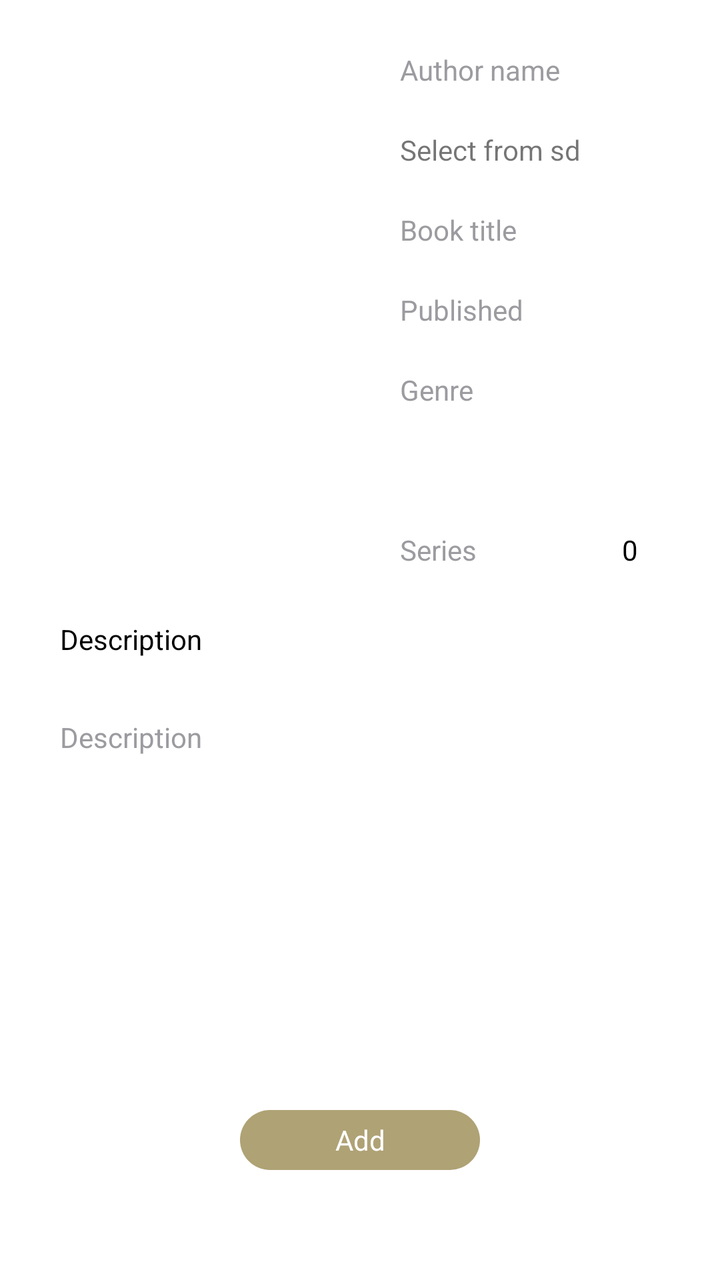
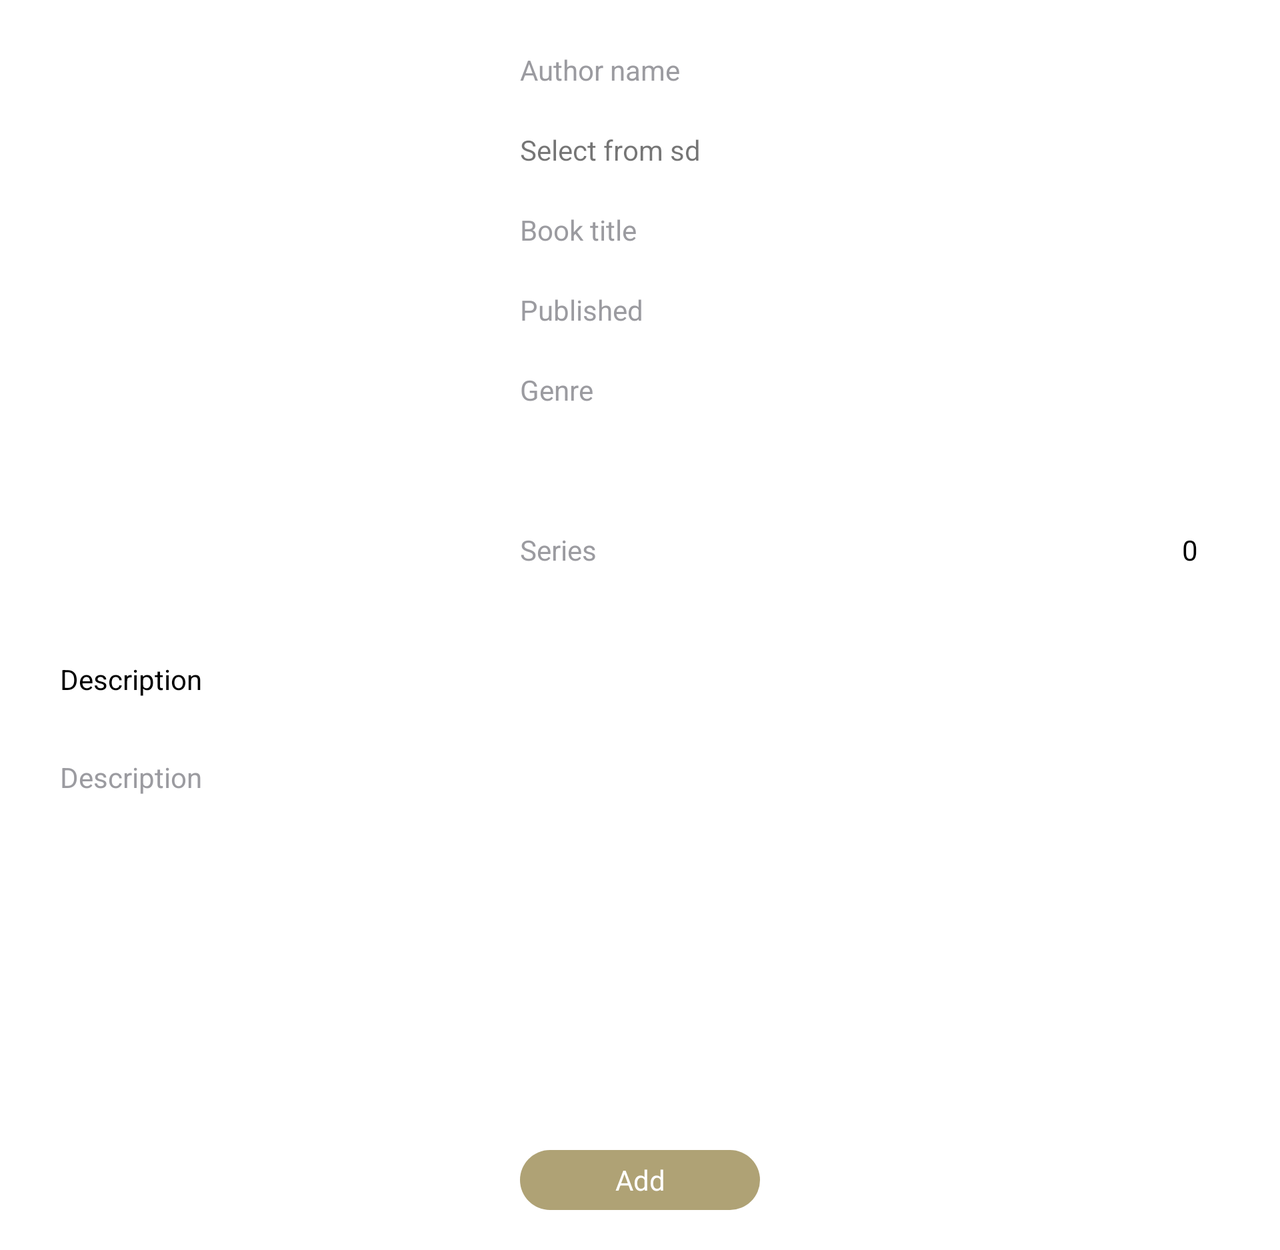

One screen, two layout resources from the same app: the default and the repository's alternative for another configuration. Each is rendered where Android would select it; the XML of both is given below.
<!-- AndroidManifest.xml: application theme AppTheme -->
<!-- res/layout/fragment_add_book.xml -->
<?xml version="1.0" encoding="utf-8"?>
<ScrollView xmlns:android="http://schemas.android.com/apk/res/android"
            xmlns:app="http://schemas.android.com/apk/res-auto"
            xmlns:tools="http://schemas.android.com/tools"
            android:layout_width="match_parent"
            android:layout_height="match_parent"
            android:fillViewport="true"
            android:orientation="vertical"
            android:scrollbars="vertical">

    <RelativeLayout
        android:layout_width="match_parent"
        android:layout_height="match_parent"
        android:orientation="vertical"
        android:padding="@dimen/x_dimen">

        <ImageView
            android:id="@+id/book_cover"
            android:layout_width="@dimen/xxb_size"
            android:layout_height="@dimen/xxxxb_size"
            android:paddingLeft="@dimen/x_dimen"
            android:paddingRight="@dimen/x_dimen"
            android:src="@drawable/default_book_image"/>

        <LinearLayout
            android:id="@+id/inf_ll"
            android:layout_width="match_parent"
            android:layout_height="wrap_content"
            android:layout_toRightOf="@+id/book_cover"
            android:orientation="vertical"
            android:paddingBottom="@dimen/m_dimen"
            android:paddingLeft="@dimen/m_dimen"
            android:paddingRight="@dimen/m_dimen">

            <LinearLayout
                android:layout_width="match_parent"
                android:layout_height="wrap_content"
                android:gravity="center"
                android:orientation="horizontal">

                <EditText
                    android:id="@+id/author_name"
                    android:layout_width="0dp"
                    android:layout_height="@dimen/xxh_size"
                    android:layout_weight="1"
                    android:background="@drawable/background_edit"
                    android:hint="@string/hint_author_name"
                    android:inputType="text"
                    android:maxLines="1"
                    android:paddingLeft="@dimen/m_dimen"
                    android:paddingRight="@dimen/m_dimen"
                    android:textColor="@android:color/black"
                    android:textColorHint="@color/search_hint_color"
                    android:textSize="@dimen/text_size_xsmall"
                    android:theme="@style/Theme.App.Search"/>

                <ImageView
                    android:id="@+id/select_author"
                    android:layout_width="@dimen/x_size"
                    android:layout_height="@dimen/x_size"
                    android:layout_marginLeft="@dimen/l_dimen"
                    android:src="@drawable/ic_add_data"/>

            </LinearLayout>

            <TextView
                android:id="@+id/book_res_path"
                android:layout_width="match_parent"
                android:layout_height="wrap_content"
                android:layout_marginTop="@dimen/m_dimen"
                android:background="@drawable/background_edit"
                android:gravity="center_vertical"
                android:minHeight="@dimen/xxh_size"
                android:paddingLeft="@dimen/m_dimen"
                android:paddingRight="@dimen/m_dimen"
                android:text="@string/select_from_sd"
                android:textColorHint="@color/search_hint_color"
                android:textSize="@dimen/text_size_xsmall"/>

            <EditText
                android:id="@+id/book_title"
                android:layout_width="match_parent"
                android:layout_height="@dimen/xxh_size"
                android:layout_marginTop="@dimen/m_dimen"
                android:background="@drawable/background_edit"
                android:hint="@string/hint_book_title"
                android:inputType="text"
                android:maxLines="1"
                android:paddingLeft="@dimen/m_dimen"
                android:paddingRight="@dimen/m_dimen"
                android:textColor="@android:color/black"
                android:textColorHint="@color/search_hint_color"
                android:textSize="@dimen/text_size_xsmall"
                android:theme="@style/Theme.App.Search"/>

            <EditText
                android:id="@+id/book_date"
                android:layout_width="match_parent"
                android:layout_height="@dimen/xxh_size"
                android:layout_marginTop="@dimen/m_dimen"
                android:background="@drawable/background_edit"
                android:hint="@string/hint_book_published"
                android:inputType="number"
                android:maxLines="1"
                android:paddingLeft="@dimen/m_dimen"
                android:paddingRight="@dimen/m_dimen"
                android:textColor="@android:color/black"
                android:textColorHint="@color/search_hint_color"
                android:textSize="@dimen/text_size_xsmall"
                android:theme="@style/Theme.App.Search"/>

            <TextView
                android:id="@+id/book_genre"
                android:layout_width="match_parent"
                android:layout_height="@dimen/xxh_size"
                android:layout_marginTop="@dimen/m_dimen"
                android:background="@drawable/background_edit"
                android:gravity="center_vertical"
                android:hint="@string/hint_book_genre"
                android:inputType="text"
                android:maxLines="1"
                android:paddingLeft="@dimen/m_dimen"
                android:paddingRight="@dimen/m_dimen"
                android:textColor="@android:color/black"
                android:textColorHint="@color/search_hint_color"
                android:textSize="@dimen/text_size_xsmall"
                android:theme="@style/Theme.App.Search"/>

            <EditText
                android:id="@+id/book_genre_edit"
                android:layout_width="match_parent"
                android:layout_height="@dimen/xxh_size"
                android:layout_marginTop="@dimen/m_dimen"
                android:background="@drawable/background_edit"
                android:inputType="text"
                android:maxLines="1"
                android:paddingLeft="@dimen/m_dimen"
                android:paddingRight="@dimen/m_dimen"
                android:textColor="@android:color/black"
                android:textColorHint="@color/search_hint_color"
                android:textSize="@dimen/text_size_xsmall"
                android:theme="@style/Theme.App.Search"
                android:visibility="gone"
                tools:visibility="visible"/>

            <LinearLayout
                android:layout_width="match_parent"
                android:layout_height="wrap_content"
                android:layout_marginTop="@dimen/m_dimen"
                android:gravity="center"
                android:orientation="horizontal">

                <EditText
                    android:id="@+id/book_series"
                    android:layout_width="0dp"
                    android:layout_height="@dimen/xxh_size"
                    android:layout_weight="1"
                    android:background="@drawable/background_edit"
                    android:hint="@string/hint_book_series"
                    android:inputType="text"
                    android:maxLines="1"
                    android:paddingLeft="@dimen/m_dimen"
                    android:paddingRight="@dimen/m_dimen"
                    android:textColor="@android:color/black"
                    android:textColorHint="@color/search_hint_color"
                    android:textSize="@dimen/text_size_xsmall"
                    android:theme="@style/Theme.App.Search"/>

                <TextView
                    android:id="@+id/book_series_numb"
                    android:layout_width="@dimen/xxh_size"
                    android:layout_height="match_parent"
                    android:gravity="center"
                    android:text="@string/zero"
                    android:textColor="@android:color/black"
                    android:textSize="@dimen/text_size_xsmall"></TextView>

            </LinearLayout>
        </LinearLayout>

        <TextView
            android:id="@+id/description"
            android:layout_width="match_parent"
            android:layout_height="wrap_content"
            android:layout_below="@+id/inf_ll"
            android:layout_marginTop="@dimen/m_dimen"
            android:paddingLeft="@dimen/m_dimen"
            android:text="@string/description"
            android:textColor="@android:color/black"
            android:textSize="@dimen/text_size_xsmall"/>

        <EditText
            android:id="@+id/book_description"
            android:layout_width="match_parent"
            android:layout_height="wrap_content"
            android:layout_below="@+id/description"
            android:layout_marginTop="@dimen/m_dimen"
            android:background="@drawable/background_edit"
            android:gravity="top"
            android:hint="@string/description"
            android:inputType="textMultiLine"
            android:lines="10"
            android:paddingBottom="@dimen/x_dimen"
            android:paddingLeft="@dimen/m_dimen"
            android:paddingRight="@dimen/m_dimen"
            android:paddingTop="@dimen/x_dimen"
            android:textColor="@android:color/black"
            android:textColorHint="@color/search_hint_color"
            android:textSize="@dimen/text_size_xsmall"
            android:theme="@style/Theme.App.Search"/>

        <TextView
            android:id="@+id/add_book"
            android:layout_width="@dimen/b_size"
            android:layout_height="@dimen/xxh_size"
            android:layout_below="@+id/book_description"
            android:layout_centerHorizontal="true"
            android:layout_marginTop="@dimen/m_dimen"
            android:background="@drawable/add_btn_background"
            android:gravity="center"
            android:text="@string/add"
            android:textColor="@android:color/white"
            android:textSize="@dimen/text_size_xsmall"/>


    </RelativeLayout>
</ScrollView>
<!-- resources referenced by this layout -->
<resources>
  <color name="search_hint_color">#9b9ba0</color>
  <dimen name="b_size">120dp</dimen>
  <dimen name="l_dimen">5dp</dimen>
  <dimen name="m_dimen">10dp</dimen>
  <dimen name="text_size_xsmall">14sp</dimen>
  <dimen name="x_dimen">20dp</dimen>
  <dimen name="x_size">20dp</dimen>
  <dimen name="xxb_size">160dp</dimen>
  <dimen name="xxh_size">30dp</dimen>
  <dimen name="xxxxb_size">200dp</dimen>
  <!-- drawable add_btn_background (drawable) -->
  <?xml version="1.0" encoding="utf-8"?>
  <selector xmlns:android="http://schemas.android.com/apk/res/android">
      <item android:state_pressed="false">
          <shape android:shape="rectangle">
              <corners android:radius="1000dp"/>
              <solid android:color="@color/background_color"/>
          </shape>
  
      </item>
      <item android:state_pressed="true">
          <shape android:shape="rectangle">
              <corners android:radius="1000dp"/>
              <solid android:color="@color/background_color_pressed"/>
          </shape>
      </item>
  </selector>
  <!-- drawable background_edit (drawable) -->
  <?xml version="1.0" encoding="utf-8"?>
  <selector
      xmlns:android="http://schemas.android.com/apk/res/android">
      <item>
          <shape android:shape="rectangle">
              <corners android:radius="3dp"/>
              <solid android:color="@android:color/white" />
          </shape>
      </item>
  </selector>
  <string name="add">Add</string>
  <string name="description">Description</string>
  <string name="hint_author_name">Author name</string>
  <string name="hint_book_genre">Genre</string>
  <string name="hint_book_published">Published</string>
  <string name="hint_book_series">Series</string>
  <string name="hint_book_title">Book title</string>
  <string name="select_from_sd">Select from sd</string>
  <string name="zero">0</string>
  <style name="Theme.App.Search" parent="Theme.AppCompat.Light.DarkActionBar">
          <item name="colorControlNormal">@android:color/transparent</item>
          <item name="colorControlActivated">@android:color/black</item>
          <item name="colorControlHighlight">@color/edit_color</item>
      </style>
  <color name="background_color">#afa275</color>
  <color name="background_color_pressed">#c5ba92</color>
  <color name="edit_color">#bebebe</color>
  <color name="colorAccent">#FF4081</color>
  <color name="colorPrimary">#3F51B5</color>
  <color name="colorPrimaryDark">#303F9F</color>
  <style name="myCustomMenuTextApearance" parent="@android:style/TextAppearance.Widget.IconMenu.Item">
          <item name="android:textColor">?attr/colorAccent</item>
      </style>
  <style name="MyApp.PopupMenu" parent="android:Widget.Holo.Light.ListPopupWindow">
          
      </style>
  <style name="AppTheme.ActionBarTheme" parent="@style/ThemeOverlay.AppCompat.ActionBar">
          
          <item name="android:textColorPrimary">?attr/colorAccent</item>
          <item name="android:textColor">?attr/colorAccent</item>
      </style>
  <style name="MyMenuTextAppearance" parent="android:TextAppearance.Holo.Widget.ActionBar.Menu">
          <item name="android:textAllCaps">false</item>
          <item name="android:textSize">@dimen/text_size_small</item>
      </style>
  <dimen name="text_size_small">16sp</dimen>
</resources>
<!-- res/layout-w600dp-land/fragment_add_book.xml (the repository's variant of the layout above) -->
<!-- drawn on the phone turned sideways -->
<?xml version="1.0" encoding="utf-8"?>
<ScrollView xmlns:android="http://schemas.android.com/apk/res/android"
            xmlns:app="http://schemas.android.com/apk/res-auto"
            xmlns:tools="http://schemas.android.com/tools"
            android:layout_width="match_parent"
            android:layout_height="match_parent"
            android:fillViewport="true"
            android:orientation="vertical"
            android:scrollbars="vertical">

    <LinearLayout
        android:layout_width="match_parent"
        android:layout_height="match_parent"
        android:gravity="center_horizontal"
        android:orientation="vertical"
        android:padding="@dimen/x_dimen">

        <LinearLayout
            android:layout_width="match_parent"
            android:layout_height="wrap_content"
            android:orientation="horizontal">

            <ImageView
                android:id="@+id/book_cover"
                android:layout_width="@dimen/xxxxb_size"
                android:layout_height="@dimen/xxxxxxb_size"
                android:layout_marginBottom="@dimen/x_dimen"
                android:layout_marginRight="@dimen/x_dimen"
                android:scaleType="centerCrop"
                android:src="@drawable/default_book_image"/>

            <LinearLayout
                android:id="@+id/inf_ll"
                android:layout_width="match_parent"
                android:layout_height="wrap_content"
                android:layout_toRightOf="@+id/book_cover"
                android:orientation="vertical"
                android:paddingBottom="@dimen/m_dimen"
                android:paddingLeft="@dimen/m_dimen"
                android:paddingRight="@dimen/m_dimen">

                <LinearLayout
                    android:layout_width="match_parent"
                    android:layout_height="wrap_content"
                    android:gravity="center"
                    android:orientation="horizontal">

                    <EditText
                        android:id="@+id/author_name"
                        android:layout_width="0dp"
                        android:layout_height="@dimen/xxh_size"
                        android:layout_weight="1"
                        android:background="@drawable/background_edit"
                        android:hint="@string/hint_author_name"
                        android:inputType="text"
                        android:maxLines="1"
                        android:paddingLeft="@dimen/m_dimen"
                        android:paddingRight="@dimen/m_dimen"
                        android:textColor="@android:color/black"
                        android:textColorHint="@color/search_hint_color"
                        android:textSize="@dimen/text_size_xsmall"
                        android:theme="@style/Theme.App.Search"/>

                    <ImageView
                        android:id="@+id/select_author"
                        android:layout_width="@dimen/xxh_size"
                        android:layout_height="@dimen/xxh_size"
                        android:layout_marginLeft="@dimen/l_dimen"
                        android:src="@drawable/ic_add_data"/>

                </LinearLayout>

                <TextView
                    android:id="@+id/book_res_path"
                    android:layout_width="match_parent"
                    android:layout_height="wrap_content"
                    android:layout_marginTop="@dimen/m_dimen"
                    android:background="@drawable/background_edit"
                    android:gravity="center_vertical"
                    android:minHeight="@dimen/xxh_size"
                    android:paddingLeft="@dimen/m_dimen"
                    android:paddingRight="@dimen/m_dimen"
                    android:text="@string/select_from_sd"
                    android:textColorHint="@color/search_hint_color"
                    android:textSize="@dimen/text_size_xsmall"/>

                <EditText
                    android:id="@+id/book_title"
                    android:layout_width="match_parent"
                    android:layout_height="@dimen/xxh_size"
                    android:layout_marginTop="@dimen/m_dimen"
                    android:background="@drawable/background_edit"
                    android:hint="@string/hint_book_title"
                    android:inputType="text"
                    android:maxLines="1"
                    android:paddingLeft="@dimen/m_dimen"
                    android:paddingRight="@dimen/m_dimen"
                    android:textColor="@android:color/black"
                    android:textColorHint="@color/search_hint_color"
                    android:textSize="@dimen/text_size_xsmall"
                    android:theme="@style/Theme.App.Search"/>

                <EditText
                    android:id="@+id/book_date"
                    android:layout_width="match_parent"
                    android:layout_height="@dimen/xxh_size"
                    android:layout_marginTop="@dimen/m_dimen"
                    android:background="@drawable/background_edit"
                    android:hint="@string/hint_book_published"
                    android:inputType="number"
                    android:maxLines="1"
                    android:paddingLeft="@dimen/m_dimen"
                    android:paddingRight="@dimen/m_dimen"
                    android:textColor="@android:color/black"
                    android:textColorHint="@color/search_hint_color"
                    android:textSize="@dimen/text_size_xsmall"
                    android:theme="@style/Theme.App.Search"/>

                <TextView
                    android:id="@+id/book_genre"
                    android:layout_width="match_parent"
                    android:layout_height="@dimen/xxh_size"
                    android:layout_marginTop="@dimen/m_dimen"
                    android:background="@drawable/background_edit"
                    android:gravity="center_vertical"
                    android:hint="@string/hint_book_genre"
                    android:inputType="text"
                    android:maxLines="1"
                    android:paddingLeft="@dimen/m_dimen"
                    android:paddingRight="@dimen/m_dimen"
                    android:textColor="@android:color/black"
                    android:textColorHint="@color/search_hint_color"
                    android:textSize="@dimen/text_size_xsmall"
                    android:theme="@style/Theme.App.Search"/>

                <EditText
                    android:id="@+id/book_genre_edit"
                    android:layout_width="match_parent"
                    android:layout_height="@dimen/xxh_size"
                    android:layout_marginTop="@dimen/m_dimen"
                    android:background="@drawable/background_edit"
                    android:inputType="text"
                    android:maxLines="1"
                    android:paddingLeft="@dimen/m_dimen"
                    android:paddingRight="@dimen/m_dimen"
                    android:textColor="@android:color/black"
                    android:textColorHint="@color/search_hint_color"
                    android:textSize="@dimen/text_size_xsmall"
                    android:theme="@style/Theme.App.Search"
                    android:visibility="gone"
                    tools:visibility="visible"/>

                <LinearLayout
                    android:layout_width="match_parent"
                    android:layout_height="wrap_content"
                    android:layout_marginTop="@dimen/m_dimen"
                    android:gravity="center"
                    android:orientation="horizontal">

                    <EditText
                        android:id="@+id/book_series"
                        android:layout_width="0dp"
                        android:layout_height="@dimen/xxh_size"
                        android:layout_weight="1"
                        android:background="@drawable/background_edit"
                        android:hint="@string/hint_book_series"
                        android:inputType="text"
                        android:maxLines="1"
                        android:paddingLeft="@dimen/m_dimen"
                        android:paddingRight="@dimen/m_dimen"
                        android:textColor="@android:color/black"
                        android:textColorHint="@color/search_hint_color"
                        android:textSize="@dimen/text_size_xsmall"
                        android:theme="@style/Theme.App.Search"/>

                    <TextView
                        android:id="@+id/book_series_numb"
                        android:layout_width="@dimen/xxh_size"
                        android:layout_height="match_parent"
                        android:gravity="center"
                        android:text="@string/zero"
                        android:textColor="@android:color/black"
                        android:textSize="@dimen/text_size_xsmall"></TextView>

                </LinearLayout>

            </LinearLayout>
        </LinearLayout>

        <TextView
            android:id="@+id/description"
            android:layout_width="match_parent"
            android:layout_height="wrap_content"
            android:layout_marginTop="@dimen/m_dimen"
            android:paddingLeft="@dimen/m_dimen"
            android:text="@string/description"
            android:textColor="@android:color/black"
            android:textSize="@dimen/text_size_xsmall"/>

        <EditText
            android:id="@+id/book_description"
            android:layout_width="match_parent"
            android:layout_height="wrap_content"
            android:layout_below="@+id/description"
            android:layout_marginTop="@dimen/m_dimen"
            android:background="@drawable/background_edit"
            android:gravity="top"
            android:hint="@string/description"
            android:inputType="textMultiLine"
            android:lines="10"
            android:paddingBottom="@dimen/x_dimen"
            android:paddingLeft="@dimen/m_dimen"
            android:paddingRight="@dimen/m_dimen"
            android:paddingTop="@dimen/x_dimen"
            android:textColor="@android:color/black"
            android:textColorHint="@color/search_hint_color"
            android:textSize="@dimen/text_size_xsmall"
            android:theme="@style/Theme.App.Search"/>

        <TextView
            android:id="@+id/add_book"
            android:layout_width="@dimen/b_size"
            android:layout_height="@dimen/xxh_size"
            android:layout_below="@+id/book_description"
            android:layout_centerHorizontal="true"
            android:layout_marginTop="@dimen/m_dimen"
            android:background="@drawable/add_btn_background"
            android:gravity="center"
            android:text="@string/add"
            android:textColor="@android:color/white"
            android:textSize="@dimen/text_size_xsmall"/>


    </LinearLayout>
</ScrollView>
<!-- resources referenced by the variant -->
<!-- as the phone turned sideways resolves them -->
<resources>
  <color name="search_hint_color">#9b9ba0</color>
  <dimen name="b_size">120dp</dimen>
  <dimen name="l_dimen">5dp</dimen>
  <dimen name="m_dimen">10dp</dimen>
  <dimen name="text_size_xsmall">14sp</dimen>
  <dimen name="x_dimen">20dp</dimen>
  <dimen name="xxh_size">30dp</dimen>
  <dimen name="xxxxb_size">200dp</dimen>
  <dimen name="xxxxxxb_size">280dp</dimen>
  <!-- drawable add_btn_background (drawable) -->
  <?xml version="1.0" encoding="utf-8"?>
  <selector xmlns:android="http://schemas.android.com/apk/res/android">
      <item android:state_pressed="false">
          <shape android:shape="rectangle">
              <corners android:radius="1000dp"/>
              <solid android:color="@color/background_color"/>
          </shape>
  
      </item>
      <item android:state_pressed="true">
          <shape android:shape="rectangle">
              <corners android:radius="1000dp"/>
              <solid android:color="@color/background_color_pressed"/>
          </shape>
      </item>
  </selector>
  <!-- drawable background_edit (drawable) -->
  <?xml version="1.0" encoding="utf-8"?>
  <selector
      xmlns:android="http://schemas.android.com/apk/res/android">
      <item>
          <shape android:shape="rectangle">
              <corners android:radius="3dp"/>
              <solid android:color="@android:color/white" />
          </shape>
      </item>
  </selector>
  <string name="add">Add</string>
  <string name="description">Description</string>
  <string name="hint_author_name">Author name</string>
  <string name="hint_book_genre">Genre</string>
  <string name="hint_book_published">Published</string>
  <string name="hint_book_series">Series</string>
  <string name="hint_book_title">Book title</string>
  <string name="select_from_sd">Select from sd</string>
  <string name="zero">0</string>
  <style name="Theme.App.Search" parent="Theme.AppCompat.Light.DarkActionBar">
          <item name="colorControlNormal">@android:color/transparent</item>
          <item name="colorControlActivated">@android:color/black</item>
          <item name="colorControlHighlight">@color/edit_color</item>
      </style>
  <color name="background_color">#afa275</color>
  <color name="background_color_pressed">#c5ba92</color>
  <color name="edit_color">#bebebe</color>
  <color name="colorAccent">#FF4081</color>
  <color name="colorPrimary">#3F51B5</color>
  <color name="colorPrimaryDark">#303F9F</color>
  <style name="myCustomMenuTextApearance" parent="@android:style/TextAppearance.Widget.IconMenu.Item">
          <item name="android:textColor">?attr/colorAccent</item>
      </style>
  <style name="MyApp.PopupMenu" parent="android:Widget.Holo.Light.ListPopupWindow">
          
      </style>
  <style name="AppTheme.ActionBarTheme" parent="@style/ThemeOverlay.AppCompat.ActionBar">
          
          <item name="android:textColorPrimary">?attr/colorAccent</item>
          <item name="android:textColor">?attr/colorAccent</item>
      </style>
  <style name="MyMenuTextAppearance" parent="android:TextAppearance.Holo.Widget.ActionBar.Menu">
          <item name="android:textAllCaps">false</item>
          <item name="android:textSize">@dimen/text_size_small</item>
      </style>
  <dimen name="text_size_small">16sp</dimen>
</resources>
